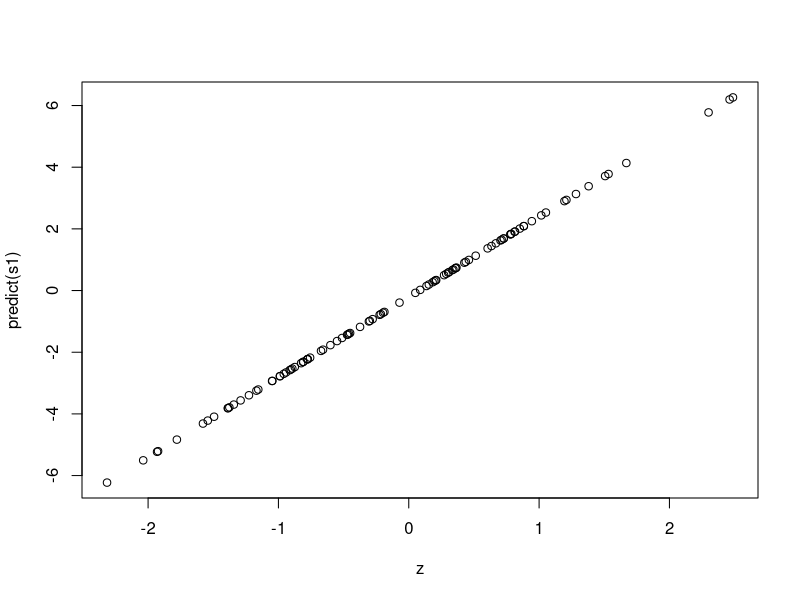
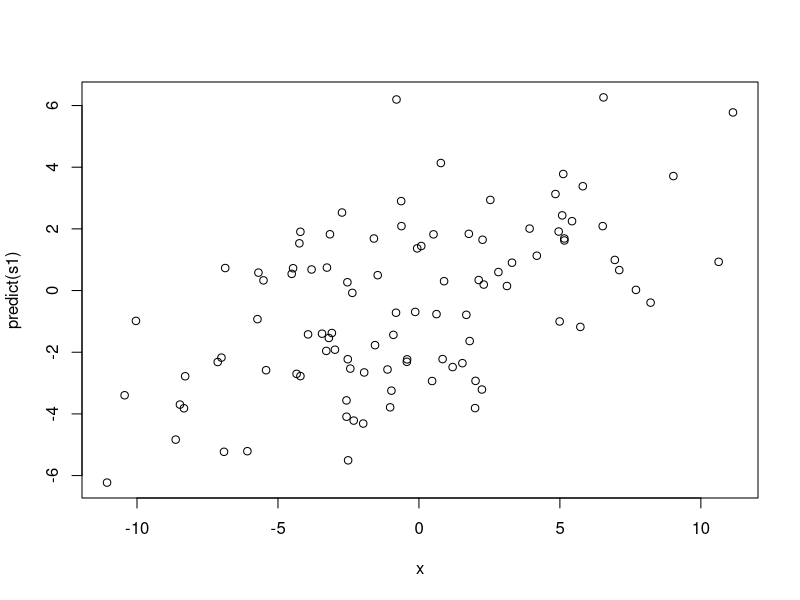

Recreate these plots in R, in order.
## ---- chunk 1
summary(cars)
## ---- chunk 2
z = rnorm(1e2, 0, 1) # iv
u = rnorm(1e2, 0, 1) # confounding
x = 3 * z + 3 * u + rnorm(1e2, 0, 3) # exposure
y = 3 * x + 3 * u + rnorm(1e2, 0, 3) # outcome

summary(lm(y ~ x))
summary(lm(y ~ x + u))

summary(lm(u ~ z))

s1 = lm(x ~ z) # stage 1
summary(s1) # effect prediction of z on x was inaccurate
summary(lm(x ~ z + u))

summary(lm(x ~ u))
summary(lm(predict(s1) ~ u)) # no effect from u to the exposure

predict(s1)
plot(z, predict(s1))
plot(x, predict(s1))

summary(lm(y ~ x))
summary(lm(y ~ predict(s1))) # stage 2
summary(lm(y ~ x + z))

(b1 = summary(lm(y ~ z)))
(b2 = summary(lm(x ~ z)))

b1$coefficients["z", "Estimate"] / b2$coefficients["z", "Estimate"] # this is consistent with the stage 2 estimation
